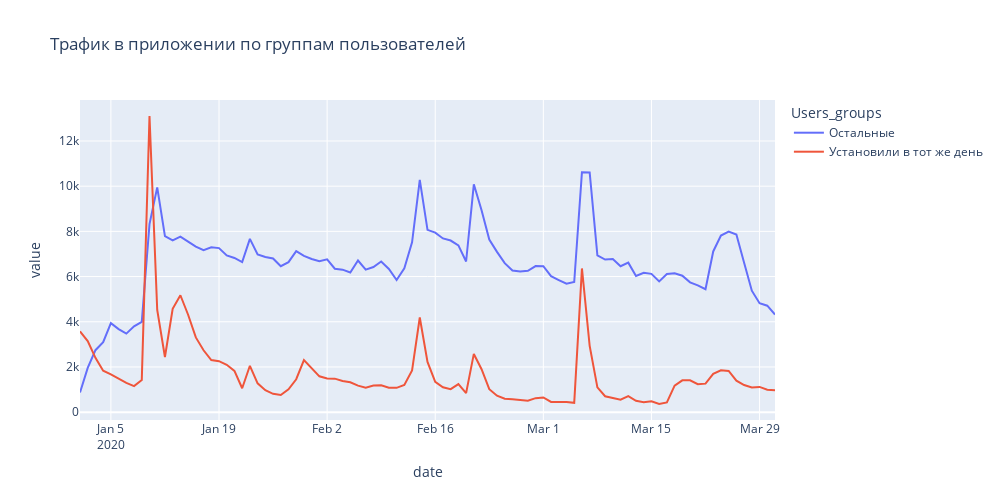

Notebook source saved alongside this figure:
### Markdown cell above
Рассмотрим как распределяется трафик среди пользователей, которые открыли приложении в день его установки, и остальных пользователей.

### Code cell
# формируем DataFrame с датами усановки приложения пользователями
app_install_df = data_df[data_df['event'] == 'app_install'][['date', 'device_id']]
app_install_df.rename(
    columns={'date': 'app_install_date'}, 
    inplace=True
)
# добавляем в основной DataFrame столбец с датой установки приложения
data_df = data_df.merge(
    app_install_df, 
    how='left', 
    on='device_id'
)

# создаем функцию, которая принимаем дату события и возвращает статус 
# "Установили в тот же день", если событие совпадает с датой установки приложения,
# и статус "Остальные", если не совпадает
def get_user_group(date, install_date):
    if date == install_date:
        return 'Установили в тот же день'
    return 'Остальные'

# применяем функцию к основному DataFrame
data_df['user_group'] = data_df.apply(
    lambda x: get_user_group(date = x['date'], 
                             install_date = x['app_install_date']),
                            axis=1
)

# выводим данные о количестве открытий приложения по дням и по группам пользователей
traffic_data = data_df[data_df['event'] == 'app_start'].groupby(
    ['date', 'user_group']
).size()
# формируем DataFrame из полученных данных
traffic_table = traffic_data.unstack(level='user_group')
traffic_table.columns.name = 'Users_groups'

# создаем график с распределением трафика от открытия приложения по группам пользователей
fig = px.line(
    data_frame=traffic_table,
    height=500,
    width=1000,
    title='Трафик в приложении по группам пользователей'
)

fig.show()
